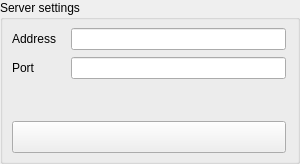
           <widget class="QGroupBox" name="groupBox_5">
            <property name="sizePolicy">
             <sizepolicy hsizetype="Preferred" vsizetype="Preferred">
              <horstretch>0</horstretch>
              <verstretch>0</verstretch>
             </sizepolicy>
            </property>
            <property name="minimumSize">
             <size>
              <width>300</width>
              <height>0</height>
             </size>
            </property>
            <property name="title">
             <string>Server settings</string>
            </property>
            <layout class="QVBoxLayout" name="verticalLayout_15">
             <property name="spacing">
              <number>6</number>
             </property>
             <property name="leftMargin">
              <number>9</number>
             </property>
             <property name="topMargin">
              <number>8</number>
             </property>
             <property name="bottomMargin">
              <number>8</number>
             </property>
             <item>
              <layout class="QFormLayout" name="formLayout_7">
               <property name="sizeConstraint">
                <enum>QLayout::SetDefaultConstraint</enum>
               </property>
               <property name="formAlignment">
                <set>Qt::AlignCenter</set>
               </property>
               <property name="horizontalSpacing">
                <number>15</number>
               </property>
               <property name="verticalSpacing">
                <number>7</number>
               </property>
               <property name="bottomMargin">
                <number>0</number>
               </property>
               <item row="0" column="0">
                <widget class="QLabel" name="label_19">
                 <property name="text">
                  <string>Address</string>
                 </property>
                </widget>
               </item>
               <item row="0" column="1">
                <widget class="QLineEdit" name="lineEdit_serverIP">
                 <property name="sizePolicy">
                  <sizepolicy hsizetype="Preferred" vsizetype="Preferred">
                   <horstretch>0</horstretch>
                   <verstretch>0</verstretch>
                  </sizepolicy>
                 </property>
                </widget>
               </item>
               <item row="1" column="0">
                <widget class="QLabel" name="label_20">
                 <property name="text">
                  <string>Port</string>
                 </property>
                </widget>
               </item>
               <item row="1" column="1">
                <widget class="QLineEdit" name="lineEdit_serverPort">
                 <property name="sizePolicy">
                  <sizepolicy hsizetype="Preferred" vsizetype="Preferred">
                   <horstretch>0</horstretch>
                   <verstretch>0</verstretch>
                  </sizepolicy>
                 </property>
                </widget>
               </item>
              </layout>
             </item>
             <item>
              <layout class="QHBoxLayout" name="horizontalLayout_10">
               <property name="leftMargin">
                <number>0</number>
               </property>
               <property name="topMargin">
                <number>0</number>
               </property>
               <item>
                <widget class="QLabel" name="label_incorrect_operation">
                 <property name="minimumSize">
                  <size>
                   <width>0</width>
                   <height>30</height>
                  </size>
                 </property>
                 <property name="maximumSize">
                  <size>
                   <width>250</width>
                   <height>16777215</height>
                  </size>
                 </property>
                 <property name="palette">
                  <palette>
                   <active>
                    <colorrole role="WindowText">
                     <brush brushstyle="SolidPattern">
                      <color alpha="255">
                       <red>255</red>
                       <green>0</green>
                       <blue>0</blue>
                      </color>
                     </brush>
                    </colorrole>
                   </active>
                   <inactive>
                    <colorrole role="WindowText">
                     <brush brushstyle="SolidPattern">
                      <color alpha="255">
                       <red>255</red>
                       <green>0</green>
                       <blue>0</blue>
                      </color>
                     </brush>
                    </colorrole>
                   </inactive>
                   <disabled>
                    <colorrole role="WindowText">
                     <brush brushstyle="SolidPattern">
                      <color alpha="255">
                       <red>120</red>
                       <green>120</green>
                       <blue>120</blue>
                      </color>
                     </brush>
                    </colorrole>
                   </disabled>
                  </palette>
                 </property>
                 <property name="text">
                  <string/>
                 </property>
                 <property name="alignment">
                  <set>Qt::AlignCenter</set>
                 </property>
                 <property name="wordWrap">
                  <bool>true</bool>
                 </property>
                </widget>
               </item>
              </layout>
             </item>
             <item>
              <widget class="QPushButton" name="pushButton_confirmOperation">
               <property name="sizePolicy">
                <sizepolicy hsizetype="Minimum" vsizetype="MinimumExpanding">
                 <horstretch>0</horstretch>
                 <verstretch>0</verstretch>
                </sizepolicy>
               </property>
               <property name="minimumSize">
                <size>
                 <width>0</width>
                 <height>32</height>
                </size>
               </property>
               <property name="text">
                <string/>
               </property>
               <property name="autoDefault">
                <bool>true</bool>
               </property>
              </widget>
             </item>
            </layout>
           </widget>
